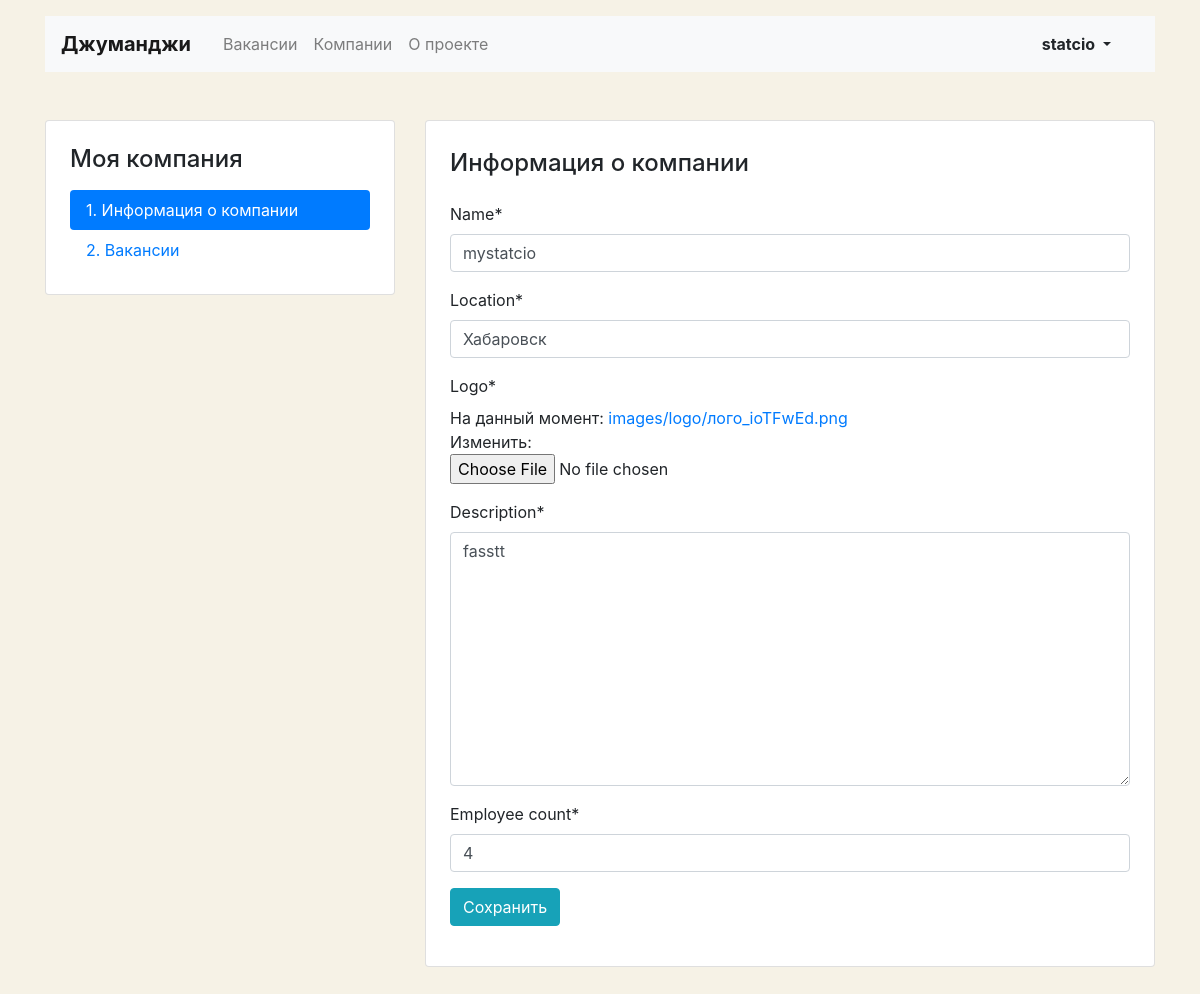
The app's page /mycompany/ (signed in) with its own data.
### vacancies/models.py (models this page shows, shortened)
class Company(models.Model):
    name = models.CharField(max_length=50)
    location = models.CharField(max_length=30)
    logo = models.ImageField(upload_to='images/logo/')
    description = models.TextField()
    employee_count = models.IntegerField()
    owner = models.OneToOneField(User, null=True, on_delete=models.PROTECT, related_name='company')
    class Meta:
        verbose_name_plural = 'Companies'

### vacancies/views.py (the view, shortened to what this page needs)
# urls.py: path('mycompany/', views.MyCompanyView.as_view(), name='mycompany'),
class MyCompanyView(LoginRequiredMixin, TemplateResponseMixin, View):
    form_class = CompanyForm
    template_name = 'company/company-edit.html'
    def get(self, request, *args, **kwargs):
        try:
            return self.render_to_response({
                'form': self.form_class(instance=request.user.company),
            })
        except ObjectDoesNotExist:
            return self.render_to_response({
                'form': self.form_class(),
            })

### vacancies/forms.py
class CompanyForm(forms.ModelForm):
    class Meta:
        model = Company
        exclude = ('owner',)

### vacancies/templates/company/company-edit.html (shortened to what this page needs)
{% extends 'base.html' %}
{% load crispy_forms_tags %}
{% block content %}
  <main class="container mt-3 pb-5">
    <div class="row mt-5">
      <div class="col-12 col-lg-4">
        {% if request.user.company %}
          {% include 'company/mycompany-nav.html' %}
          {% endif %}
      </div>
      <div class="col-12 col-lg-8">
        <div class="card">
          <div class="card-body px-4 pb-4">
            <section class="tab-pane fade show active">
              <h2 class="h4 pt-2 pb-3">Информация о компании</h2>
              <form action="{{ request.path }}" method="post" enctype="multipart/form-data">
                 {{ form|crispy }}
                <div class="form-group">
                  <input type="submit" class="btn btn-info" value="Сохранить">
                </div>
              </form>
            </section>
          </div>
        </div>
      </div>
    </div>
  </main>
{% endblock content %}

### vacancies/templates/base.html (shortened to what this page needs)
<!DOCTYPE html>
<html lang="ru">
<head>
    <link rel="stylesheet" href="https://stackpath.bootstrapcdn.com/bootstrap/4.3.1/css/bootstrap.min.css"
>
</head>
<body>{% block header %}
<header class="container mt-3">
    <nav class="navbar navbar-expand-lg navbar-light bg-light">
        <a class="navbar-brand mr-4 font-weight-bold" href="{% url 'main' %}">Джуманджи</a>
        <div class="collapse navbar-collapse justify-content-between" id="navbarNav">
            <ul class="navbar-nav col-10">
                <li class="nav-item{% if request.path == vacancies_url %}active{% endif %}">
                    <a class="nav-link" href="{% url 'vacancies' %}">Вакансии</a>
                </li>
             <li class="nav-item">
                 <a class="nav-link" href="/">Компании</a>
             </li>
                 <li class="nav-item">
                 <a class="nav-link" href="/">О проекте</a>
             </li>
            </ul>
            <ul class="navbar-nav col-2 justify-content-end">
                <li class="nav-item active">
                    {% if user.is_authenticated %}
                    <div class="btn-group">
                    <button type="button" class="btn dropdown-toggle font-weight-bold" data-toggle="dropdown" aria-haspopup="true" aria-expanded="false">
                    {{ user.username }}
                    </button>
                    </div>
                    {% else %}
                    <a href="{% url 'login' %}" class="nav-link font-weight-bold">Вход</a>
                    {% endif %}
                </li>
            </ul>
        </div>
    </nav>
</header>
{% endblock header %}
{% block content %} {% endblock content%}
</body>
</html>

### vacancies/templates/company/company-edit.html (style rules this page uses)
body { background-color: #F6F2E6; }

### records on screen
Company: name "mystatcio", location "Хабаровск", description "fasstt", employee_count "4"

### other values on screen
{{ user.username }} "statcio"
